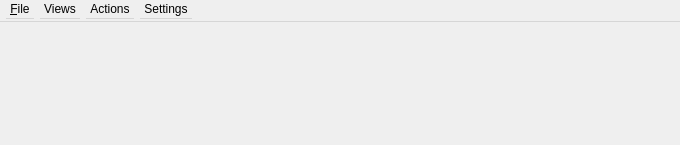
<?xml version="1.0" encoding="UTF-8"?>
<ui version="4.0">
 <author>Calvin Huang</author>
 <comment>GCS Toolbar Widget</comment>
 <class>GcsToolbar</class>
 <widget class="QWidget" name="GcsToolbar">
  <property name="geometry">
   <rect>
    <x>0</x>
    <y>0</y>
    <width>680</width>
    <height>145</height>
   </rect>
  </property>
  <widget class="QMenuBar" name="menuBar">
   <property name="geometry">
    <rect>
     <x>0</x>
     <y>0</y>
     <width>680</width>
     <height>22</height>
    </rect>
   </property>
   <widget class="QMenu" name="menuViews">
    <property name="title">
     <string>Views</string>
    </property>
    <widget class="QMenu" name="menuUAV_View">
     <property name="title">
      <string>UAV View</string>
     </property>
     <addaction name="actionCPP_UAV"/>
     <addaction name="actionCPP_UAV2"/>
     <addaction name="actionSLO_UAV"/>
    </widget>
    <widget class="QMenu" name="menuUGV_View">
     <property name="title">
      <string>UGV View</string>
     </property>
     <addaction name="actionCPP_UGV"/>
     <addaction name="actionSLO_UGV"/>
    </widget>
    <addaction name="actionMap_View"/>
    <addaction name="menuUAV_View"/>
    <addaction name="menuUGV_View"/>
    <addaction name="separator"/>
   </widget>
   <widget class="QMenu" name="menuActions">
    <property name="title">
     <string>Actions</string>
    </property>
    <addaction name="actionZoning"/>
    <addaction name="actionWaypoints"/>
    <addaction name="separator"/>
    <addaction name="actionPayload"/>
   </widget>
   <widget class="QMenu" name="menuSettings">
    <property name="title">
     <string>Settings</string>
    </property>
   </widget>
   <widget class="QMenu" name="menu_File">
    <property name="title">
     <string>&amp;File</string>
    </property>
    <addaction name="actionSettings"/>
   </widget>
   <addaction name="menu_File"/>
   <addaction name="menuViews"/>
   <addaction name="menuActions"/>
   <addaction name="menuSettings"/>
  </widget>
  <action name="actionMap_View">
   <property name="icon">
    <iconset theme="default">
     <normaloff>:/gcs_tb/icons/map.png</normaloff>:/gcs_tb/icons/map.png</iconset>
   </property>
   <property name="text">
    <string>Map View</string>
   </property>
   <property name="iconVisibleInMenu">
    <bool>false</bool>
   </property>
  </action>
  <action name="actionPayload">
   <property name="icon">
    <iconset>
     <normaloff>:/gcs_tb/icons/payload.png</normaloff>:/gcs_tb/icons/payload.png</iconset>
   </property>
   <property name="text">
    <string>Deploy Payload</string>
   </property>
  </action>
  <action name="actionZoning">
   <property name="icon">
    <iconset>
     <normaloff>:/gcs_tb/icons/zone.png</normaloff>:/gcs_tb/icons/zone.png</iconset>
   </property>
   <property name="text">
    <string>Edit Zones</string>
   </property>
  </action>
  <action name="actionWaypoints">
   <property name="icon">
    <iconset>
     <normaloff>:/gcs_tb/icons/waypoint.png</normaloff>:/gcs_tb/icons/waypoint.png</iconset>
   </property>
   <property name="text">
    <string>Edit Waypoints</string>
   </property>
  </action>
  <action name="actionSettings">
   <property name="icon">
    <iconset>
     <normaloff>:/gcs_tb/icons/settings.png</normaloff>:/gcs_tb/icons/settings.png</iconset>
   </property>
   <property name="text">
    <string>Settings</string>
   </property>
  </action>
  <action name="actionCPP_UAV">
   <property name="text">
    <string>CPP UAV</string>
   </property>
  </action>
  <action name="actionSLO_UAV">
   <property name="text">
    <string>SLO UAV</string>
   </property>
  </action>
  <action name="actionCPP_UGV">
   <property name="text">
    <string>CPP UGV</string>
   </property>
  </action>
  <action name="actionSLO_UGV">
   <property name="text">
    <string>SLO UGV</string>
   </property>
  </action>
  <action name="actionCPP_UAV2">
   <property name="text">
    <string>CPP UAV2</string>
   </property>
  </action>
 </widget>
 <resources/>
 <connections/>
</ui>
